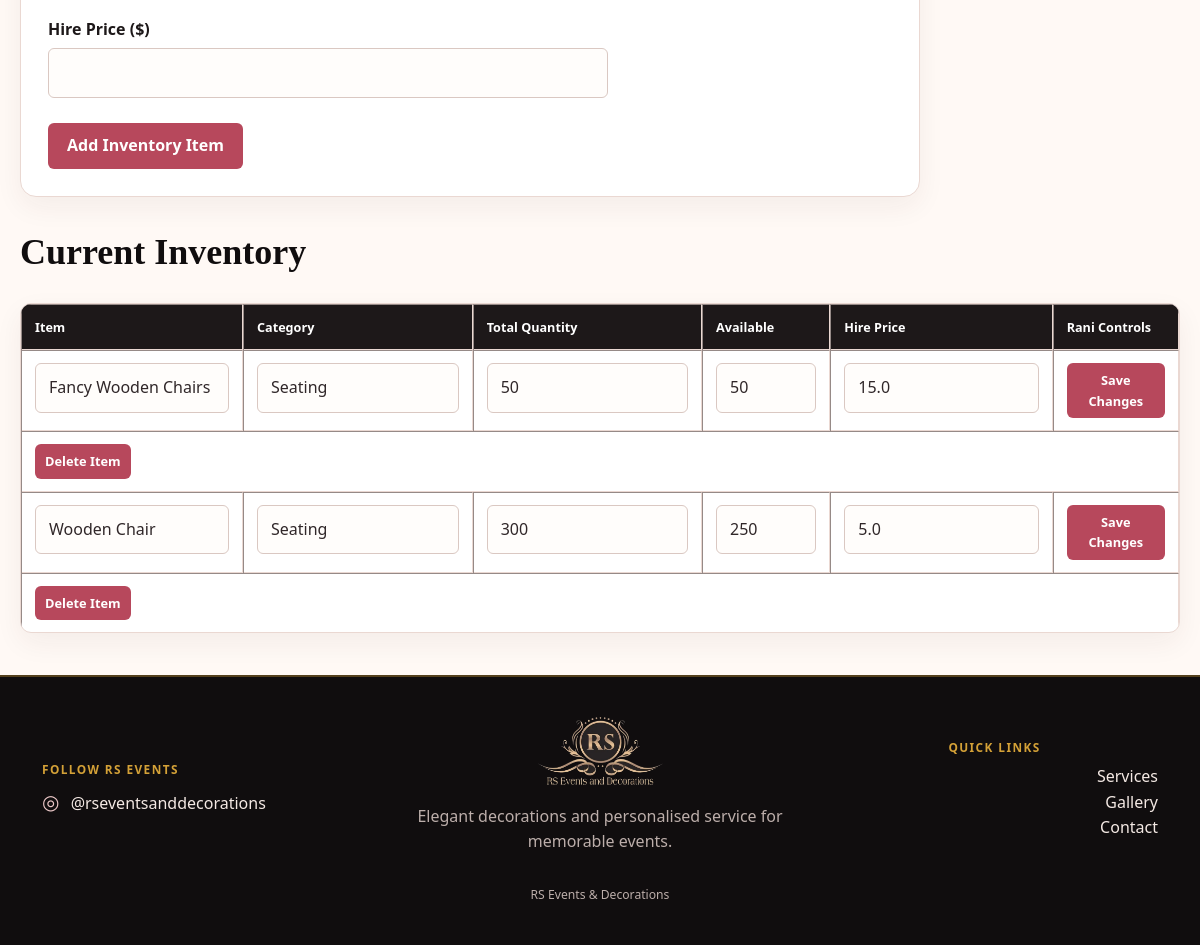
The page /inventory (signed in, lower part) on the database as committed earlier.
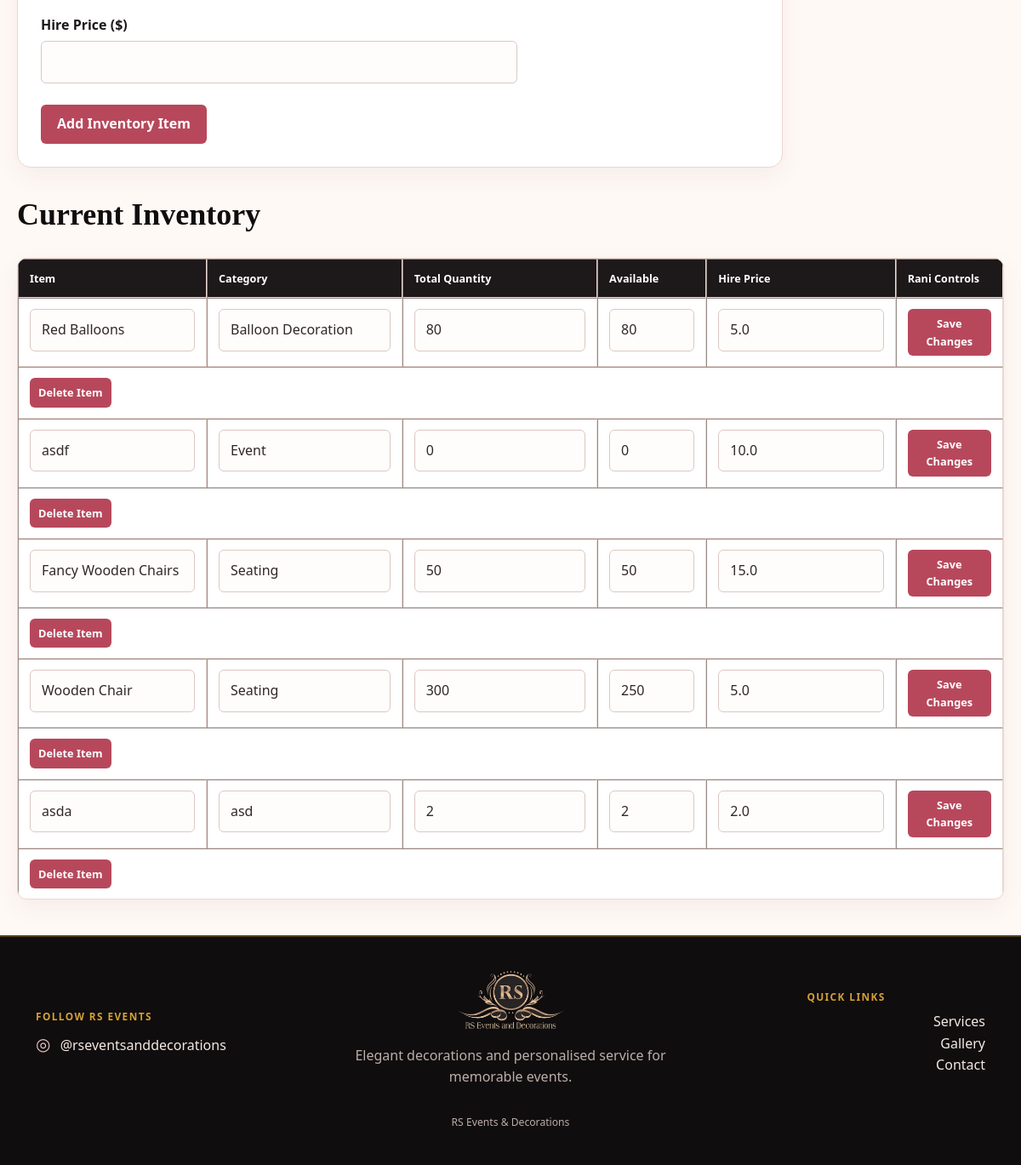
The same page on the database as committed later.
### tables this page shows
CREATE TABLE Inventory (

    ItemID INTEGER PRIMARY KEY AUTOINCREMENT,

    ItemName TEXT NOT NULL,

    Category TEXT NOT NULL,

    Quantity INTEGER NOT NULL,

    AvailableQuantity INTEGER NOT NULL,

    HirePrice REAL NOT NULL

);

### app.py (the view, shortened to what this page needs)
@app.route("/inventory", methods=["GET", "POST"])
@login_required
def inventory():
    error = None
    success = None
    connection = get_connection()
    cursor = connection.cursor()
    cursor.execute("""
        SELECT *
        FROM Inventory
        ORDER BY Category ASC, ItemName ASC
    """)
    inventory_items = cursor.fetchall()
    connection.close()
    return render_template(
        "inventory.html",
        inventory_items=inventory_items,
        error=error,
        success=success,
        role=session.get("role")
    )

### app.py (called while the page is built)
def login_required(route_function):
    @wraps(route_function)
    def protected_route(*args, **kwargs):
        if session.get("logged_in") is not True:
            return redirect(url_for("login"))
        return route_function(*args, **kwargs)
    return protected_route

### database.py (called while the page is built)
def get_connection():
    connection = sqlite3.connect(DATABASE)
    connection.row_factory = sqlite3.Row
    connection.execute(
        "PRAGMA foreign_keys = ON"
    )
    return connection

### templates/inventory.html (shortened to what the changed rows need)
{% extends "base.html" %}
{% block content %}
<section class="inventory-table-section">
    <h2>Current Inventory</h2>
    {% if inventory_items %}
        <table border="1" cellpadding="10">
            <tr>
                <th>Item</th>
                <th>Category</th>
                <th>Total Quantity</th>
                <th>Available</th>
                <th>Hire Price</th>
                {% if session.get("role") == "admin" and session.get("username") == "rani" %}
                    <th>Rani Controls</th>
                {% endif %}
            </tr>
            {% for item in inventory_items %}
                <tr>
                    {% if session.get("role") == "admin" and session.get("username") == "rani" %}
                        <form
                            method="POST"
                            action="{{ url_for('edit_inventory_item', item_id=item.ItemID) }}"
                        >
                            <td>
                                <input
                                    type="text"
                                    name="item_name"
                                    value="{{ item.ItemName }}"
                                    required
                                >
                            </td>
                            <td>
                                <input
                                    type="text"
                                    name="category"
                                    value="{{ item.Category }}"
                                    required
                                >
                            </td>
                            <td>
                                <input
                                    type="number"
                                    name="quantity"
                                    value="{{ item.Quantity }}"
                                    min="1"
                                    step="1"
                                    required
                                >
                            </td>
                            <td>
                                <input
                                    type="number"
                                    name="available_quantity"
                                    value="{{ item.AvailableQuantity }}"
                                    min="0"
                                    max="{{ item.Quantity }}"
                                    step="1"
                                    required
                                >
                            </td>
                            <td>
                                <input
                                    type="number"
                                    name="hire_price"
                                    value="{{ item.HirePrice or 0 }}"
                                    min="0"
                                    step="0.01"
                                    required
                                >
                            </td>
                            <td>
                                <button type="submit">
                                    Save Changes
                                </button>
                            </td>
                        </form>
                    {% endif %}
                </tr>
                {% if session.get("role") == "admin" and session.get("username") == "rani" %}
                    <tr>
                        <td colspan="6">
                            <form
                                method="POST"
                                action="{{ url_for('delete_inventory_item', item_id=item.ItemID) }}"
                                onsubmit="return confirm('Delete this inventory item permanently?');"
                            >
                                <button type="submit">
                                    Delete Item
                                </button>
                            </form>
                        </td>
                    </tr>
                {% endif %}
            {% endfor %}
        </table>
    {% else %}
        <p>No inventory items have been added yet.</p>
    {% endif %}
</section>
{% endblock %}

Rows that differ between the two databases and show on the page:
added Inventory: item_name "Red Balloons", category "Balloon Decoration", quantity "80", available_quantity "80", hire_price "5.0"
added Inventory: item_name "asdf", category "Event", quantity "0", available_quantity "0", hire_price "10.0"
added Inventory: item_name "asda", category "asd", quantity "2", available_quantity "2", hire_price "2.0"
